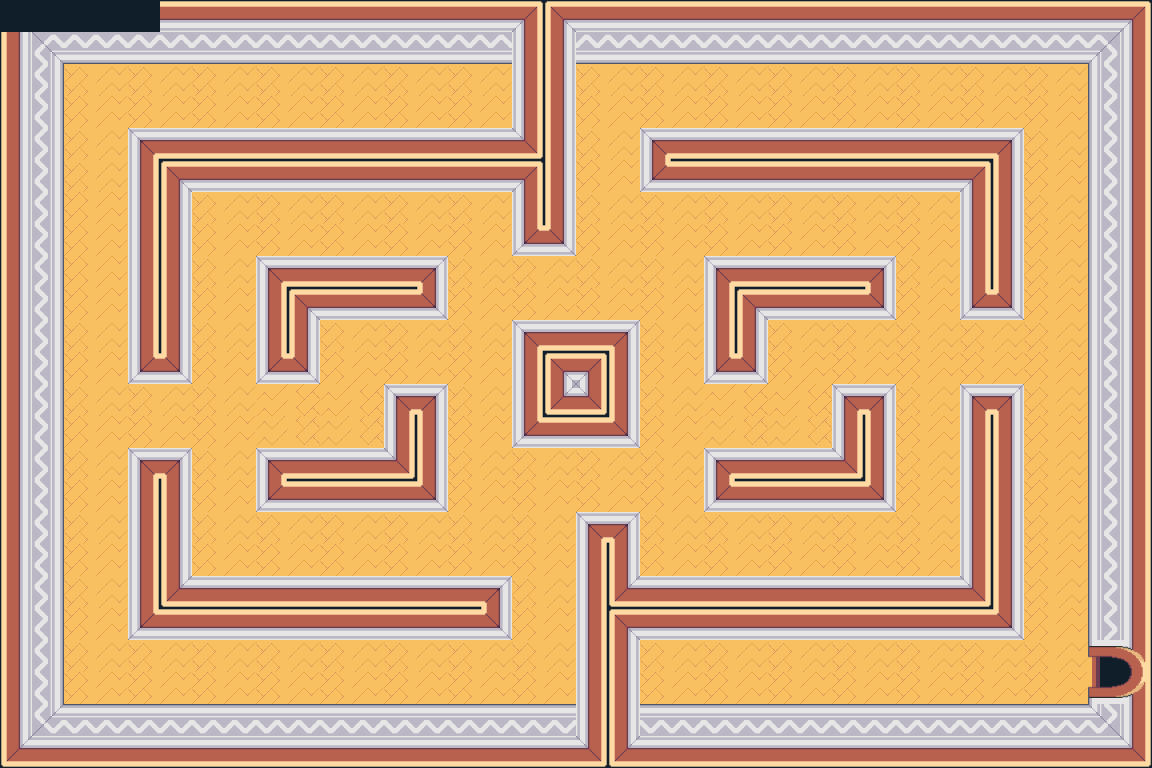

This is a level from a 2D game, rendered from its Tiled map with the project's own tilesets. A one-line summary and the complete map file follow:
An orthogonal 36x24 tile map with 32x32 px tiles, 1 tile layer (Tile Layer 1).

<map version="1.2" tiledversion="1.2.3" orientation="orthogonal" renderorder="right-down" width="36" height="24" tilewidth="32" tileheight="32" infinite="0" nextlayerid="2" nextobjectid="1">
 <tileset firstgid="1" source="map0.tsx" />
 <layer id="1" name="Tile Layer 1" width="36" height="24">
  <data encoding="csv">
37,37,37,37,37,2,2,2,2,2,2,2,2,2,2,2,6,1,2,2,2,2,2,2,2,2,2,2,2,2,2,2,2,3,4,2684354561,
15,1610612839,101,102,101,102,101,102,101,102,101,102,101,102,101,102,20,15,101,102,101,102,101,102,101,102,101,102,101,102,101,102,101,102,103,20,
15,3221225603,171,172,171,172,171,172,171,172,171,172,171,172,171,172,20,29,171,172,171,172,171,172,171,172,171,172,171,172,171,172,171,172,2684354661,20,
15,3221225589,185,186,185,186,185,186,185,186,185,186,185,186,185,186,62,43,185,186,185,186,185,186,185,186,185,186,185,186,185,186,185,186,2684354662,20,
15,3221225603,171,172,22,74,74,75,74,75,74,75,74,75,74,75,76,39,171,172,3758096451,3221225476,3221225477,3221225476,3221225477,3221225476,3221225477,3221225476,3221225477,3221225476,2684354580,2684354582,171,172,2684354661,20,
15,3221225589,171,172,20,1,4,5,4,5,4,5,4,5,4,5,6,53,185,186,3758096448,3221225546,3221225547,3221225546,3221225547,3221225546,3221225547,3221225546,3221225547,3221225546,2684354561,2684354634,185,186,2684354662,20,
15,3221225603,185,186,20,15,171,172,171,172,171,172,171,172,171,172,20,39,171,172,171,172,171,172,171,172,171,172,171,172,2684354564,2684354634,171,172,2684354661,20,
15,3221225589,185,186,20,15,185,186,185,186,185,186,185,186,185,186,64,67,185,186,185,186,185,186,185,186,185,186,185,186,2684354565,2684354635,185,186,2684354662,20,
15,3221225603,185,186,20,15,171,172,22,74,74,75,536870932,536870976,171,172,171,172,171,172,171,172,22,74,74,75,536870932,536870976,171,172,2684354564,2684354634,171,172,2684354661,20,
15,3221225589,185,186,20,15,185,186,20,1,4,5,536870927,536870979,185,186,185,186,185,186,185,186,20,1,4,5,536870927,536870979,185,186,64,67,185,186,2684354662,20,
15,3221225603,171,172,20,15,171,172,2147483663,2147483668,171,172,171,172,171,172,1610612761,3758096427,3758096413,25,171,172,2147483663,2147483668,171,172,171,172,171,172,171,172,171,172,2684354661,20,
15,3221225589,185,186,64,67,185,186,2147483715,2147483712,185,186,185,186,185,186,2147483677,1,2684354561,29,185,186,2147483715,2147483712,185,186,185,186,185,186,185,186,185,186,2684354662,20,
15,3221225603,171,172,171,172,171,172,3221225658,3221225657,3221225658,3221225657,1073741888,1073741891,171,172,2147483691,1610612737,76,43,171,172,3221225658,3221225657,3221225658,3221225657,1073741888,1073741891,171,172,3221225539,3221225536,171,172,2684354661,20,
15,3221225589,185,186,185,186,185,186,3221225644,3221225643,3221225644,3221225643,1073741844,1073741839,185,186,64,2684354603,2684354589,2684354585,185,186,3221225644,3221225643,3221225644,3221225643,1073741844,1073741839,185,186,2684354565,2684354635,185,186,2684354662,20,
15,3221225603,171,172,3221225539,3221225536,171,172,3758096451,3758096399,3221225477,3221225476,3221225473,3221225492,171,172,171,172,171,172,171,172,3758096451,3758096399,3221225477,3221225476,3221225473,3221225492,171,172,2684354564,2684354634,171,172,2684354661,20,
15,3221225589,185,186,3221225487,3221225492,185,186,3758096448,3758096404,3221225547,3221225546,3221225546,3221225494,185,186,185,186,185,186,185,186,3758096448,3758096404,3221225547,3221225546,3221225546,3221225494,185,186,2684354565,2684354635,185,186,2684354662,34,
15,3221225603,171,172,3221225487,3221225492,171,172,171,172,171,172,171,172,171,172,171,172,3221225539,3221225536,171,172,171,172,171,172,171,172,171,172,2684354564,2684354634,171,172,2684354661,48,
15,3221225589,185,186,3221225487,3221225492,185,186,185,186,185,186,185,186,185,186,185,186,3221225511,3221225492,185,186,185,186,185,186,185,186,185,186,2684354565,2684354635,185,186,2684354662,20,
15,3221225603,171,172,1610612810,1610612737,74,75,74,75,74,75,74,75,74,1610612803,171,172,3221225525,3221225478,74,75,74,75,74,75,74,75,74,75,3221225473,3221225492,171,172,2684354661,20,
15,3221225589,185,186,1610612758,1610612756,4,5,4,5,4,5,4,5,4,1610612800,185,186,3221225511,3221225548,4,5,4,5,4,5,4,5,4,5,3221225546,3221225494,185,186,2684354662,20,
15,3221225603,171,172,171,172,171,172,171,172,171,172,171,172,171,172,171,172,1073741886,1073741867,171,172,171,172,171,172,171,172,171,172,171,172,171,172,169,170,
29,3221225589,185,186,185,186,185,186,185,186,185,186,185,186,185,186,185,186,1073741844,1073741853,185,186,185,186,185,186,185,186,185,186,185,186,185,186,183,184,
43,3221225575,2684354691,2684354677,2684354691,2684354677,2684354691,2684354677,2684354691,2684354677,2684354691,2684354677,2684354691,2684354677,2684354691,2684354677,2684354691,2684354677,1073741844,1073741839,2684354691,2684354677,2684354691,2684354677,2684354691,2684354677,2684354691,2684354677,2684354691,2684354677,2684354691,2684354677,2684354691,2684354677,2684354663,48,
1610612737,72,72,72,72,72,72,72,72,73,74,75,72,72,72,72,72,72,1073741830,1073741825,72,72,72,72,72,72,72,72,72,72,72,72,72,73,74,3221225473
</data>
 </layer>
</map>